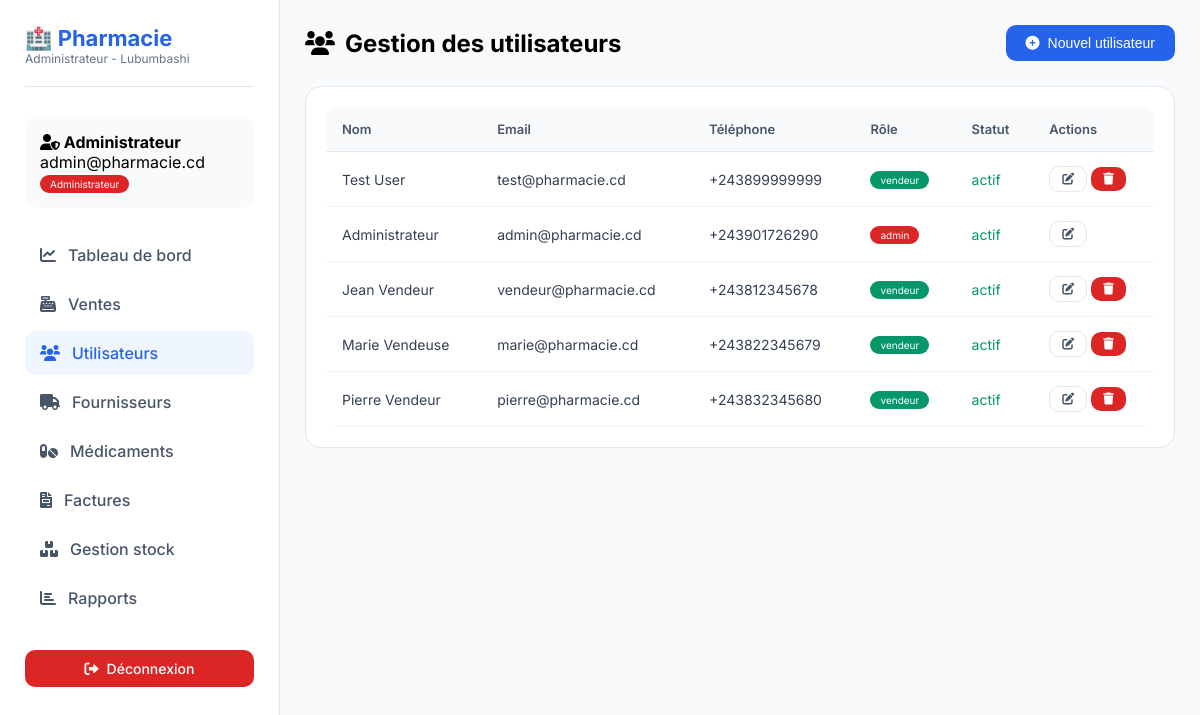
Screenshot of /admin.php?section=utilisateurs (signed in) with the database file from the repository.
### tables this page shows
CREATE TABLE IF NOT EXISTS `utilisateurs` (
  `id` int NOT NULL AUTO_INCREMENT COMMENT 'Identifiant unique',
  `nom` varchar(100) NOT NULL COMMENT 'Nom complet de l''utilisateur',
  `email` varchar(100) NOT NULL COMMENT 'Email (utilisé pour la connexion)',
  `mot_de_passe` varchar(255) NOT NULL COMMENT 'Mot de passe hashé en SHA256',
  `telephone` varchar(50) DEFAULT NULL COMMENT 'Numéro de téléphone',
  `role` enum('admin','vendeur') DEFAULT 'vendeur' COMMENT 'Rôle: admin ou vendeur',
  `statut` enum('actif','inactif') DEFAULT 'actif' COMMENT 'Statut du compte',
  `dernier_acces` timestamp NULL DEFAULT NULL COMMENT 'Date et heure de dernière connexion',
  `created_at` timestamp NULL DEFAULT CURRENT_TIMESTAMP COMMENT 'Date de création du compte',
  PRIMARY KEY (`id`),
  UNIQUE KEY `email` (`email`),
  KEY `idx_email` (`email`),
  KEY `idx_role` (`role`)
);

### config.php (called while the page is built, shortened)
<?php
function securiser($texte) {
    return htmlspecialchars(trim($texte), ENT_QUOTES, 'UTF-8');
}
?>

### admin.php (the view, shortened to what this page needs)
<?php
require_once 'config.php';
$utilisateurs = $pdo->query("SELECT * FROM utilisateurs ORDER BY created_at DESC")->fetchAll();
$stats = [
    'medicaments' => $pdo->query("SELECT COUNT(*) FROM medicaments")->fetchColumn() ?: 0,
    'stock_total' => $pdo->query("SELECT SUM(quantite_stock) FROM medicaments")->fetchColumn() ?: 0,
    'ca_total' => $pdo->query("SELECT SUM(total_ttc) FROM factures")->fetchColumn() ?: 0,
    'ca_jour' => $pdo->query("SELECT SUM(total_ttc) FROM factures WHERE DATE(date_facture) = CURDATE()")->fetchColumn() ?: 0,
    'utilisateurs' => $pdo->query("SELECT COUNT(*) FROM utilisateurs")->fetchColumn() ?: 0,
    'alertes' => $pdo->query("SELECT COUNT(*) FROM medicaments WHERE quantite_stock <= seuil_alerte")->fetchColumn() ?: 0
];
$ventes_par_vendeur_aujourdhui = $pdo->query("
    SELECT
        u.id, u.nom as vendeur_nom,
        COALESCE(SUM(f.total_ttc), 0) as ca_aujourdhui,
        COUNT(DISTINCT f.id) as nombre_factures,
        (SELECT COUNT(*) FROM ventes v WHERE v.vendeur_id = u.id AND DATE(v.date_vente) = CURDATE()) as articles_vendus
    FROM utilisateurs u
    LEFT JOIN factures f ON f.vendeur_id = u.id AND DATE(f.date_facture) = CURDATE()
    WHERE u.role = 'vendeur' OR u.role = 'admin'
    GROUP BY u.id, u.nom
    ORDER BY ca_aujourdhui DESC
")->fetchAll();
$page_active = isset($_GET['section']) ? $_GET['section'] : 'dashboard';
?>
<!DOCTYPE html>
<html lang="fr">
<head>
    <link rel="stylesheet" href="https://cdnjs.cloudflare.com/ajax/libs/font-awesome/6.0.0/css/all.min.css">
</head>
<body>
    <div class="sidebar">
        <div class="logo">
            <h2>🏥 <span>Pharmacie</span></h2>
            <p style="font-size:12px; color:#64748b;">Administrateur - Lubumbashi</p>
        </div>
        <div class="user-info">
            <h4><i class="fas fa-user-shield"></i> <?= securiser($_SESSION['user_nom']) ?></h4>
            <p><?= securiser($_SESSION['user_email']) ?></p>
            <span class="badge">Administrateur</span>
        </div>
        <ul class="nav-links">
            <li><a href="?section=dashboard" class="<?= $page_active == 'dashboard' ? 'active' : '' ?>"><i class="fas fa-chart-line"></i> Tableau de bord</a></li>
            <li><a href="?section=ventes" class="<?= $page_active == 'ventes' ? 'active' : '' ?>"><i class="fas fa-cash-register"></i> Ventes</a></li>
            <li><a href="?section=utilisateurs" class="<?= $page_active == 'utilisateurs' ? 'active' : '' ?>"><i class="fas fa-users"></i> Utilisateurs</a></li>
            <li><a href="?section=fournisseurs" class="<?= $page_active == 'fournisseurs' ? 'active' : '' ?>"><i class="fas fa-truck"></i> Fournisseurs</a></li>
            <li><a href="?section=medicaments" class="<?= $page_active == 'medicaments' ? 'active' : '' ?>"><i class="fas fa-pills"></i> Médicaments</a></li>
            <li><a href="?section=factures" class="<?= $page_active == 'factures' ? 'active' : '' ?>"><i class="fas fa-file-invoice"></i> Factures</a></li>
            <li><a href="?section=stock" class="<?= $page_active == 'stock' ? 'active' : '' ?>"><i class="fas fa-boxes"></i> Gestion stock</a></li>
            <li><a href="?section=rapports" class="<?= $page_active == 'rapports' ? 'active' : '' ?>"><i class="fas fa-chart-bar"></i> Rapports</a></li>
        </ul>
        <div style="margin-top: 30px;">
            <a href="logout.php" class="btn btn-danger" style="width:100%; justify-content:center;"><i class="fas fa-sign-out-alt"></i> Déconnexion</a>
        </div>
    </div>
    <div class="main-content">
        <?php if ($page_active == 'dashboard'): ?>
            <div class="header">
                <h1><i class="fas fa-chart-line"></i> Tableau de bord</h1>
                <div style="background: white; padding: 8px 16px; border-radius: 20px;">
                    <i class="far fa-calendar-alt"></i> <?= date('d/m/Y H:i') ?>
                </div>
            </div>
            <div class="stats-grid">
                <div class="stat-card">
                    <div class="stat-icon"><i class="fas fa-pills"></i></div>
                    <div><h3 style="font-size:13px; color:#64748b;">Médicaments</h3><div class="stat-number"><?= $stats['medicaments'] ?></div></div>
                </div>
                <div class="stat-card">
                    <div class="stat-icon"><i class="fas fa-boxes"></i></div>
                    <div><h3 style="font-size:13px; color:#64748b;">Stock total</h3><div class="stat-number"><?= $stats['stock_total'] ?></div></div>
                </div>
                <div class="stat-card">
                    <div class="stat-icon"><i class="fas fa-chart-line"></i></div>
                    <div><h3 style="font-size:13px; color:#64748b;">CA Total</h3><div class="stat-number"><?= format_prix($stats['ca_total']) ?></div></div>
                </div>
                <div class="stat-card">
                    <div class="stat-icon"><i class="fas fa-users"></i></div>
                    <div><h3 style="font-size:13px; color:#64748b;">Utilisateurs</h3><div class="stat-number"><?= $stats['utilisateurs'] ?></div></div>
                </div>
                <div class="stat-card">
                    <div class="stat-icon"><i class="fas fa-money-bill"></i></div>
                    <div><h3 style="font-size:13px; color:#64748b;">CA Aujourd'hui</h3><div class="stat-number"><?= format_prix($stats['ca_jour']) ?></div></div>
                </div>
                <div class="stat-card">
                    <div class="stat-icon"><i class="fas fa-exclamation-triangle"></i></div>
                    <div><h3 style="font-size:13px; color:#64748b;">Alertes stock</h3><div class="stat-number"><?= $stats['alertes'] ?></div></div>
                </div>
            </div>
            <div class="card">
                <div class="header" style="margin-bottom: 15px; padding-bottom: 0;">
                    <h3><i class="fas fa-chart-simple"></i> Ventes par vendeur - Aujourd'hui</h3>
                    <span class="badge" style="background:#2563eb;"><?= date('d/m/Y') ?></span>
                </div>
                <?php if (count($ventes_par_vendeur_aujourdhui) > 0): ?>
                    <?php foreach ($ventes_par_vendeur_aujourdhui as $vendeur): ?>
                    <div style="display: flex; justify-content: space-between; align-items: center; padding: 15px; background: #f8fafc; border-radius: 12px; margin-bottom: 10px;">
                        <div>
                            <h4><i class="fas fa-user-circle"></i> <?= securiser($vendeur['vendeur_nom']) ?></h4>
                            <p style="font-size:12px; color:#64748b;"><i class="fas fa-receipt"></i> <?= $vendeur['nombre_factures'] ?> facture(s) | <i class="fas fa-box"></i> <?= $vendeur['articles_vendus'] ?? 0 ?> article(s)</p>
                        </div>
                        <div style="text-align: right;">
                            <div style="font-weight: 700; color: #059669;"><?= format_prix($vendeur['ca_aujourdhui']) ?></div>
                            <small>chiffre d'affaires</small>
                        </div>
                    </div>
                    <?php endforeach; ?>
                <?php else: ?>
                    <p style="text-align:center; color:#64748b; padding:30px;">Aucune vente aujourd'hui</p>
                <?php endif; ?>
            </div>
        <?php elseif ($page_active == 'utilisateurs'): ?>
            <div class="header">
                <h1><i class="fas fa-users"></i> Gestion des utilisateurs</h1>
                <button onclick="openModal('modalAjoutUser')" class="btn btn-primary"><i class="fas fa-plus-circle"></i> Nouvel utilisateur</button>
            </div>
            <div class="card">
                <div class="table-container">
                    <table>
                        <thead>
                            <tr>
                                <th>Nom</th>
                                <th>Email</th>
                                <th>Téléphone</th>
                                <th>Rôle</th>
                                <th>Statut</th>
                                <th>Actions</th>
                            </tr>
                        </thead>
                        <tbody>
                            <?php foreach ($utilisateurs as $user): ?>
                            <tr>
                                <td><?= securiser($user['nom']) ?></td>
                                <td><?= securiser($user['email']) ?></td>
                                <td><?= securiser($user['telephone']) ?></td>
                                <td><span class="badge" style="background: <?= $user['role'] == 'admin' ? '#dc2626' : '#059669' ?>;"><?= $user['role'] ?></span></td>
                                <td><span style="color: <?= $user['statut'] == 'actif' ? '#059669' : '#dc2626' ?>;"><?= $user['statut'] ?></span></td>
                                <td>
                                    <button onclick="editUser(<?= $user['id'] ?>, '<?= addslashes($user['nom']) ?>', '<?= $user['email'] ?>', '<?= $user['telephone'] ?>', '<?= $user['role'] ?>', '<?= $user['statut'] ?>')" class="btn btn-outline btn-sm"><i class="fas fa-edit"></i></button>
                                    <?php if ($user['id'] != $_SESSION['user_id']): ?>
                                    <form method="POST" style="display: inline;" onsubmit="return confirm('Supprimer ?');">
                                        <button type="submit" name="action_supprimer_user" class="btn btn-danger btn-sm"><i class="fas fa-trash"></i></button>
                                    </form>
                                    <?php endif; ?>
                                </td>
                            </tr>
                            <?php endforeach; ?>
                        </tbody>
                    </table>
                </div>
            </div>
        <?php endif; ?>
    </div>
</body>
</html>

### admin.php (style rules this page uses)
* { margin: 0; padding: 0; box-sizing: border-box; }
body { font-family: 'Inter', sans-serif; background: #f8fafc; display: flex; min-height: 100vh; }
.sidebar { width: 280px; background: white; border-right: 1px solid #e2e8f0; padding: 25px; position: fixed; height: 100vh; overflow-y: auto; }
.logo { margin-bottom: 30px; padding-bottom: 20px; border-bottom: 1px solid #e2e8f0; }
.logo h2 { font-size: 22px; color: #0f172a; }
.logo span { color: #2563eb; }
.user-info { background: #f8fafc; padding: 15px; border-radius: 12px; margin-bottom: 25px; }
.badge { background: #dc2626; color: white; padding: 3px 10px; border-radius: 20px; font-size: 10px; display: inline-block; }
.nav-links { list-style: none; }
.nav-links li { margin-bottom: 5px; }
.nav-links a { display: flex; align-items: center; gap: 12px; padding: 12px 15px; color: #475569; text-decoration: none; border-radius: 10px; font-weight: 500; transition: all 0.2s; }
.nav-links a:hover, .nav-links a.active { background: #eff6ff; color: #2563eb; }
.main-content { flex: 1; margin-left: 280px; padding: 25px; }
.header { display: flex; justify-content: space-between; align-items: center; margin-bottom: 25px; flex-wrap: wrap; gap: 15px; }
.header h1 { font-size: 24px; display: flex; align-items: center; gap: 10px; }
.btn { display: inline-flex; align-items: center; gap: 8px; padding: 10px 20px; border-radius: 10px; text-decoration: none; font-size: 14px; font-weight: 500; border: none; cursor: pointer; transition: all 0.2s; }
.btn-primary { background: #2563eb; color: white; }
.btn-outline { background: transparent; border: 1px solid #e2e8f0; color: #475569; }
.btn-sm { padding: 6px 12px; font-size: 12px; }
.btn-danger { background: #dc2626; color: white; }
.card { background: white; border-radius: 16px; padding: 20px; margin-bottom: 25px; border: 1px solid #e2e8f0; box-shadow: 0 1px 2px rgba(0,0,0,0.02); }
.table-container { overflow-x: auto; border-radius: 12px; }
table { width: 100%; border-collapse: collapse; font-size: 14px; }
th { background: #f8fafc; padding: 14px 16px; text-align: left; font-weight: 600; font-size: 13px; color: #475569; border-bottom: 1px solid #e2e8f0; }
td { padding: 14px 16px; border-bottom: 1px solid #f1f5f9; color: #334155; }

### rows the page displays
utilisateurs: nom "Test User", email "test@pharmacie.cd", telephone "+243899999999", role "vendeur", statut "actif"
utilisateurs: nom "Administrateur", email "admin@pharmacie.cd", telephone "+243901726290", role "admin", statut "actif"
utilisateurs: nom "Jean Vendeur", email "vendeur@pharmacie.cd", telephone "+243812345678", role "vendeur", statut "actif"
utilisateurs: nom "Marie Vendeuse", email "marie@pharmacie.cd", telephone "+243822345679", role "vendeur", statut "actif"
utilisateurs: nom "Pierre Vendeur", email "pierre@pharmacie.cd", telephone "+243832345680", role "vendeur", statut "actif"

### other values shown
securiser($_SESSION['user_nom']) "Administrateur"
securiser($_SESSION['user_email']) "admin@pharmacie.cd"
